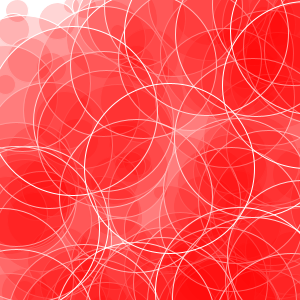
Frame 1 (no input)
Frame 60 (the mouse pressed at the canvas centre just before this capture): identical to frame 1, image omitted
Frame 120 (the mouse held since frame 60 and released just before this capture): identical to frame 1, image omitted

The Processing sketch that drew this single still picture (run headless with seeded random() and noise(); from frame 60 on, the mouse is pressed at the canvas centre):

// Processing sketch: processing_31814
// ── processing_31814.pde

//import processing.pdf.*;


float x = random(350);
float y = random(350);
float color_a =(255);
float count = 10;
// play around with the "times" number to change the amount, size
// and density of the circles.

float times = 170;
 
void setup(){  
  size(300,300);//,PDF,"final6.pdf");

  background(255);
  stroke(255);
  smooth();
  
}

void draw(){
 
while (count<times){

  count = count +1;
 
  float color_b = 100;
   
  fill (color_a,0,0,times/4);
  ellipse(x, y, count, count); 
    x = random(350);
    y = random(350);
   //println("Finished.");
   //exit();

}
}
